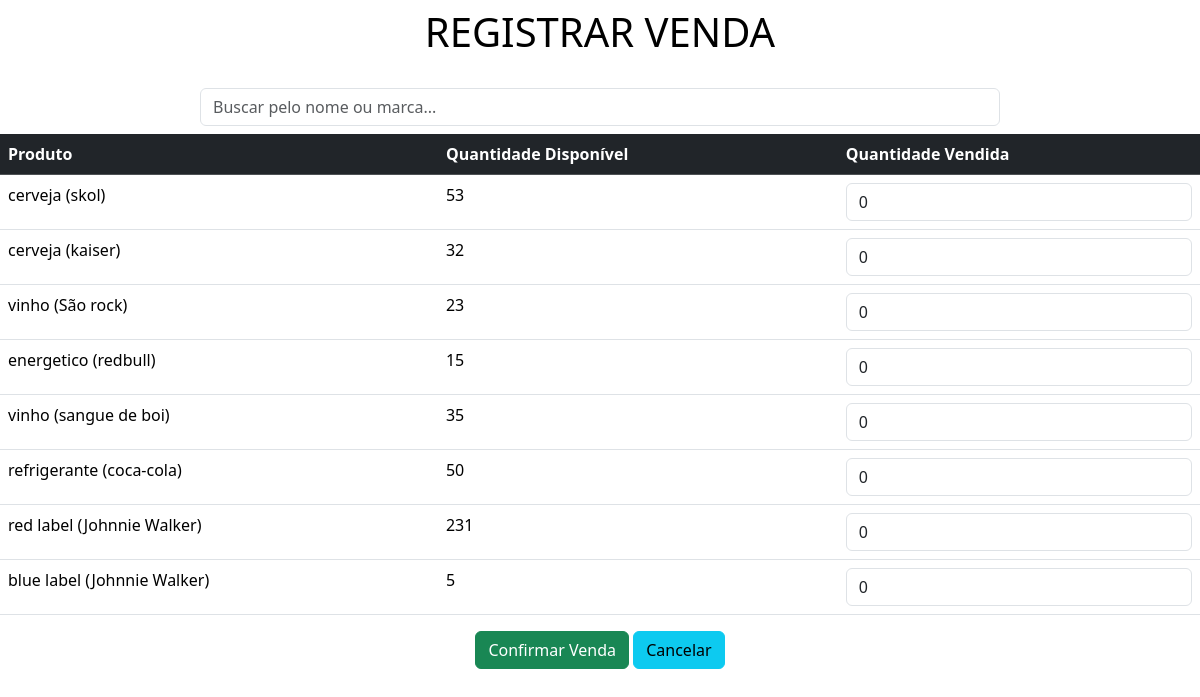
The page /sell/ on the database as committed earlier.
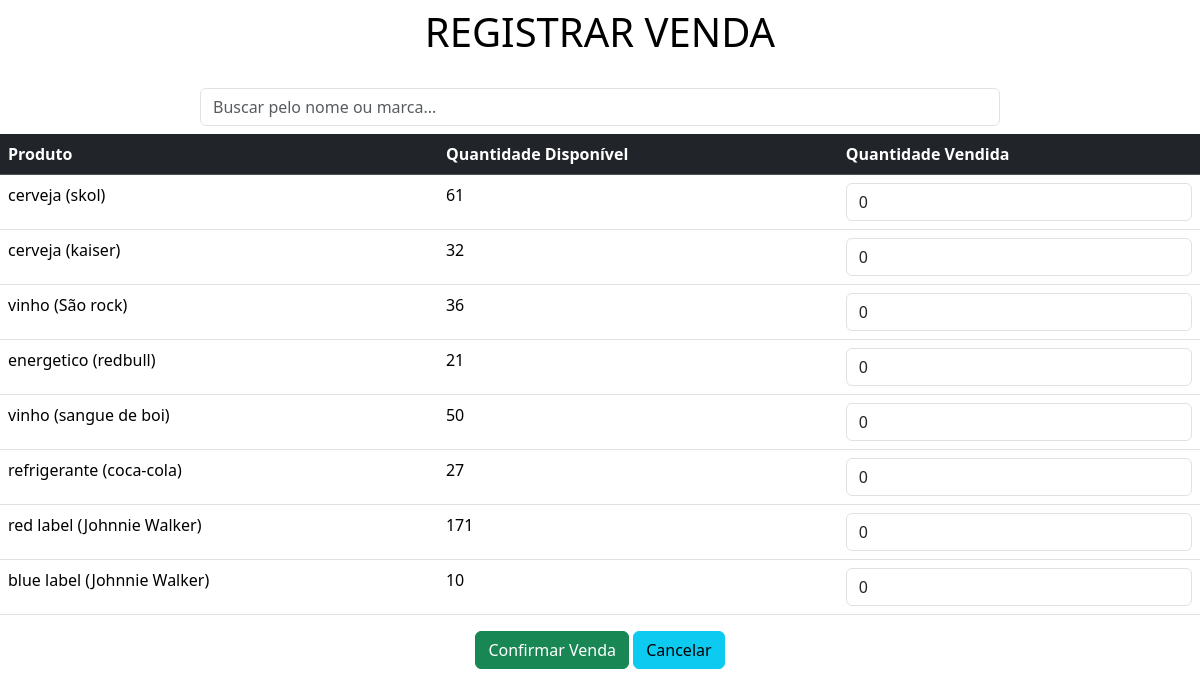
The same page on the database as committed later.
### app/models.py (models this page shows, shortened)
class Produto(models.Model):
    nome = models.CharField(max_length=150)  # Nome do Produto
    marca = models.CharField(max_length=100)  # Nome da Marca
    valor = models.DecimalField(max_digits=10, decimal_places=2)  # Valor do Produto
    quantidade = models.IntegerField(default=0)  # Novo campo de quantidade

### app/views.py (the view)
# urls.py: path('sell/', sell, name='sell'),
def sell(request):
    data = {}
    search = request.GET.get('search')
    if search:
        data['db'] = Produto.objects.filter(nome__icontains=search) | Produto.objects.filter(marca__icontains=search)
    else:
        data['db'] = Produto.objects.all()
    return render(request, 'sell.html', data)

### app/templates/sell.html (shortened to what this page needs)
<!DOCTYPE html>
<html lang="pt-br">
<head>
    <link rel="stylesheet" href="https://cdn.jsdelivr.net/npm/bootstrap@5.3.3/dist/css/bootstrap.min.css">
</head>
<body>
    <div class="col-8 m-auto pt-2 pb-2 text-center sell-container">
        <h1 style="color: black; text-shadow: 1px 1px 5px white;">REGISTRAR VENDA</h1>
    </div>
    <div class="col-8 m-auto pt-3 pb-2 text-center">
        <form method="get">
            <input type="text" id="search" name="search" class="form-control" placeholder="Buscar pelo nome ou marca...">
        </form>
    </div>
    <form action="/process_sell/" method="post">
        <table class="table table-hover">
            <thead class="table-dark">
                <tr>
                    <th>Produto</th>
                    <th>Quantidade Disponível</th>
                    <th>Quantidade Vendida</th>
                </tr>
            </thead>
            <tbody>
                {% for produto in db %}
                <tr>
                    <td>{{ produto.nome }} ({{ produto.marca }})</td>
                    <td>{{ produto.quantidade }}</td>
                    <td>
                        <input type="number" name="quantity" class="form-control" value="0" min="0" max="{{ produto.quantidade }}" step="1" required>
                    </td>
                </tr>
                {% endfor %}
            </tbody>
        </table>
        <div class="text-center">
            <button type="submit" class="btn btn-success">Confirmar Venda</button>
            <a href="/" class="btn btn-info">Cancelar</a>
        </div>
    </form>
</body>
</html>

Rows that differ between the two databases and show on the page:
changed Produto "skol": quantidade "53" → "61"
changed Produto "São rock": quantidade "23" → "36"
changed Produto "energetico": quantidade "15" → "21"
changed Produto "sangue de boi": quantidade "35" → "50"
changed Produto "refrigerante": quantidade "50" → "27"
changed Produto "red label": quantidade "231" → "171"
changed Produto "blue label": quantidade "5" → "10"
